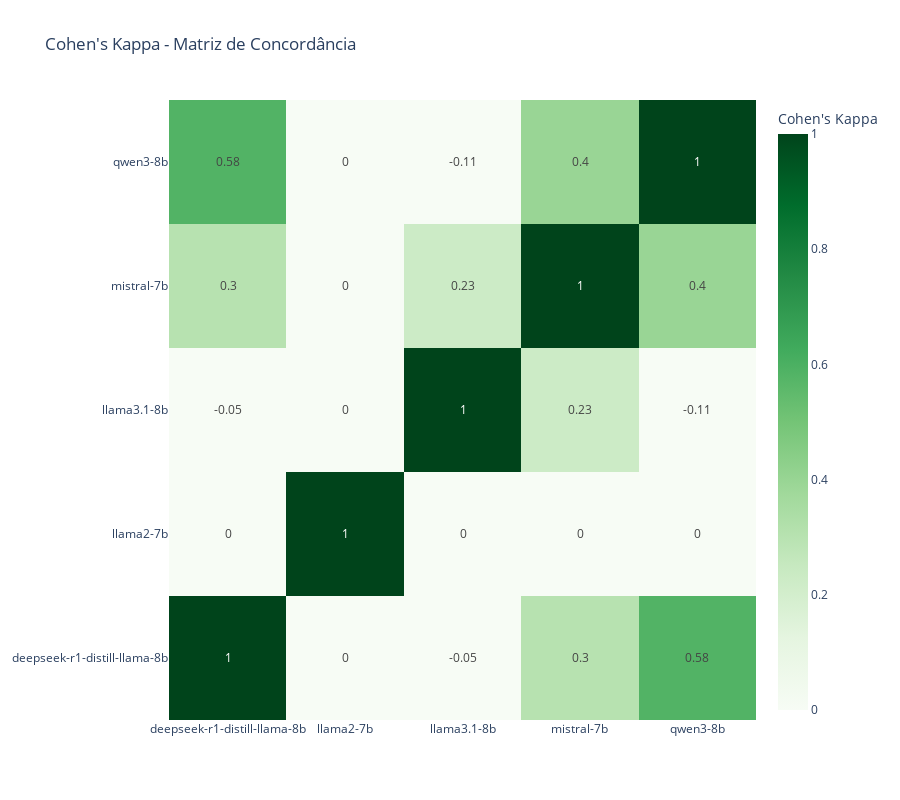

Notebook cell for this chart:
### Markdown cell above
### - Cohens Kappa

### Code cell
logger.info("\n📊 Gerando heatmap de Cohens_Kappa...")
visualizer.plot_kappa_heatmap(
    kappa_df=report['cohens_kappa']
)

### Figure 1 — Plotly figure (JSON) as saved in the notebook; plotly's stock layout.template omitted (floating-point values rounded to 4 significant figures)
{"data": [{"colorbar": {"title": {"text": "Cohen's Kappa"}}, "colorscale": [[0, "rgb(247,252,245)"], [0.125, "rgb(229,245,224)"], [0.25, "rgb(199,233,192)"], [0.375, "rgb(161,217,155)"], [0.5, "rgb(116,196,118)"], [0.625, "rgb(65,171,93)"], [0.75, "rgb(35,139,69)"], [0.875, "rgb(0,109,44)"], [1, "rgb(0,68,27)"]], "text": [[1, 0, -0.05, 0.3, 0.58], [0, 1, 0, 0, 0], [-0.05, 0, 1, 0.23, -0.11], [0.3, 0, 0.23, 1, 0.4], [0.58, 0, -0.11, 0.4, 1]], "texttemplate": "%{text}", "type": "heatmap", "x": ["deepseek-r1-distill-llama-8b", "llama2-7b", "llama3.1-8b", "mistral-7b", "qwen3-8b"], "y": ["deepseek-r1-distill-llama-8b", "llama2-7b", "llama3.1-8b", "mistral-7b", "qwen3-8b"], "z": [[1, 0, -0.04615, 0.3031, 0.5833], [0, 1, 0, 0, 0], [-0.04615, 0, 1, 0.2281, -0.1111], [0.3031, 0, 0.2281, 1, 0.396], [0.5833, 0, -0.1111, 0.396, 1]], "zmax": 1, "zmin": 0}], "layout": {"height": 800, "title": {"text": "Cohen's Kappa - Matriz de Concordância"}, "width": 900}}
